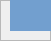
     <widget class="QFrame" name="frame_observaciones_ig">
      <property name="geometry">
       <rect>
        <x>50</x>
        <y>90</y>
        <width>51</width>
        <height>41</height>
       </rect>
      </property>
      <property name="frameShape">
       <enum>QFrame::StyledPanel</enum>
      </property>
      <property name="frameShadow">
       <enum>QFrame::Raised</enum>
      </property>
      <widget class="QLabel" name="titulo_observaciones_ig">
       <property name="geometry">
        <rect>
         <x>10</x>
         <y>0</y>
         <width>421</width>
         <height>31</height>
        </rect>
       </property>
       <property name="font">
        <font>
         <pointsize>12</pointsize>
         <weight>75</weight>
         <bold>true</bold>
        </font>
       </property>
       <property name="styleSheet">
        <string notr="true">background-color: rgb(114, 159, 207);
color: rgb(238, 238, 236);</string>
       </property>
       <property name="text">
        <string>Observaciones Generales</string>
       </property>
       <property name="alignment">
        <set>Qt::AlignCenter</set>
       </property>
      </widget>
      <widget class="QWidget" name="layoutWidget_13">
       <property name="geometry">
        <rect>
         <x>10</x>
         <y>40</y>
         <width>421</width>
         <height>261</height>
        </rect>
       </property>
       <layout class="QVBoxLayout" name="layout_observaciones_ig">
        <item>
         <layout class="QHBoxLayout" name="horizontalLayout_11">
          <item>
           <widget class="QLabel" name="label_size_relat_ig">
            <property name="text">
             <string>Tamaño relativo</string>
            </property>
           </widget>
          </item>
          <item>
           <widget class="QComboBox" name="input_size_relat_ig">
            <item>
             <property name="text">
              <string>---------------</string>
             </property>
            </item>
            <item>
             <property name="text">
              <string>Equigranular</string>
             </property>
            </item>
            <item>
             <property name="text">
              <string>Inequigranular</string>
             </property>
            </item>
            <item>
             <property name="text">
              <string>Porfidítico</string>
             </property>
            </item>
           </widget>
          </item>
         </layout>
        </item>
        <item>
         <layout class="QHBoxLayout" name="horizontalLayout_12">
          <item>
           <widget class="QLabel" name="label_size_absol_ig">
            <property name="text">
             <string>Tamaño absoluto</string>
            </property>
           </widget>
          </item>
          <item>
           <widget class="QComboBox" name="input_size_absol_ig">
            <item>
             <property name="text">
              <string>---------------</string>
             </property>
            </item>
            <item>
             <property name="text">
              <string>Ultra fino</string>
             </property>
            </item>
            <item>
             <property name="text">
              <string>Muy fino</string>
             </property>
            </item>
            <item>
             <property name="text">
              <string>Fino</string>
             </property>
            </item>
            <item>
             <property name="text">
              <string>Medio</string>
             </property>
            </item>
            <item>
             <property name="text">
              <string>Grueso</string>
             </property>
            </item>
            <item>
             <property name="text">
              <string>Muy grueso</string>
             </property>
            </item>
           </widget>
          </item>
         </layout>
        </item>
        <item>
         <layout class="QHBoxLayout" name="horizontalLayout_5">
          <item>
           <widget class="QLabel" name="label_textura_ig">
            <property name="text">
             <string>Textura</string>
            </property>
           </widget>
          </item>
          <item>
           <widget class="QComboBox" name="input_textura_ig">
            <item>
             <property name="text">
              <string>---------------</string>
             </property>
            </item>
            <item>
             <property name="text">
              <string>Holocristalina</string>
             </property>
            </item>
            <item>
             <property name="text">
              <string>Hialocristalina</string>
             </property>
            </item>
            <item>
             <property name="text">
              <string>Holohialina</string>
             </property>
            </item>
           </widget>
          </item>
         </layout>
        </item>
        <item>
         <layout class="QHBoxLayout" name="horizontalLayout_13">
          <item>
           <widget class="QLabel" name="label_indice_c">
            <property name="text">
             <string>Indice de color</string>
            </property>
           </widget>
          </item>
          <item>
           <widget class="QSpinBox" name="input_indice_c"/>
          </item>
         </layout>
        </item>
        <item>
         <widget class="QTextEdit" name="input_observaciones_gen_ig"/>
        </item>
        <item>
         <widget class="QPushButton" name="boton_guardar_observaciones_gen_ig">
          <property name="text">
           <string>Guardar Observaciones Generales</string>
          </property>
         </widget>
        </item>
       </layout>
      </widget>
     </widget>
